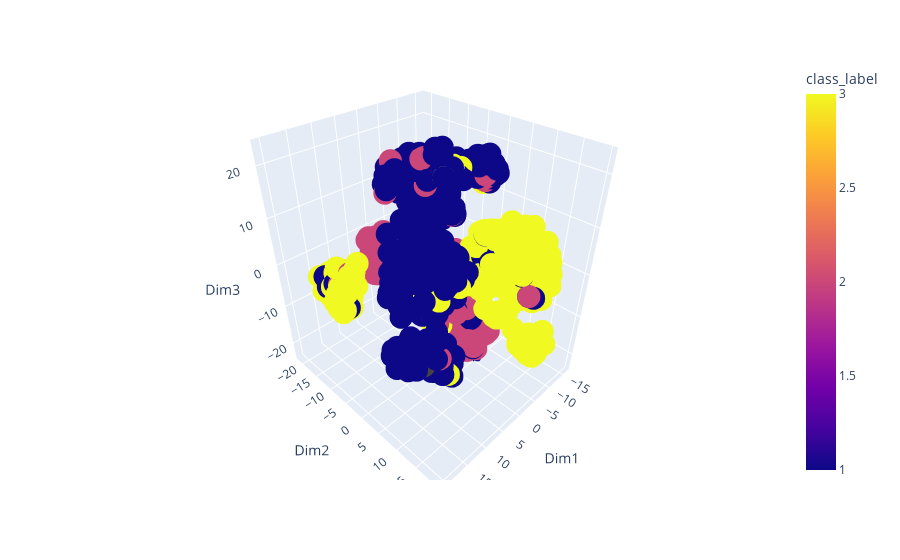

Notebook source saved alongside this figure:
### Code cell
import plotly.express as px

# Create a DataFrame with the reduced dimensions and class labels
df_reduced = pd.DataFrame(X_reduced, columns=['Dim1', 'Dim2','Dim3'])
df_reduced['class_label'] = y

fig = px.scatter_3d(df_reduced, x='Dim1', y='Dim2',z='Dim3',color='class_label')
fig.show()

### Figure 1 — Plotly figure (JSON) as saved in the notebook; plotly's stock layout.template omitted (floating-point values rounded to 4 significant figures; data arrays with more than 128 entries replaced by an {"elided": "..."} marker saying what was removed)
{"data": [{"hovertemplate": "Dim1=%{x}<br>Dim2=%{y}<br>Dim3=%{z}<br>class_label=%{marker.color}<extra></extra>", "legendgroup": "", "marker": {"color": {"elided": "1715 int values"}, "coloraxis": "coloraxis", "symbol": "circle"}, "mode": "markers", "name": "", "scene": "scene", "showlegend": false, "type": "scatter3d", "x": {"elided": "1715 float values"}, "y": {"elided": "1715 float values"}, "z": {"elided": "1715 float values"}}], "layout": {"coloraxis": {"colorbar": {"title": {"text": "class_label"}}, "colorscale": [[0, "#0d0887"], [0.1111, "#46039f"], [0.2222, "#7201a8"], [0.3333, "#9c179e"], [0.4444, "#bd3786"], [0.5556, "#d8576b"], [0.6667, "#ed7953"], [0.7778, "#fb9f3a"], [0.8889, "#fdca26"], [1, "#f0f921"]]}, "legend": {"tracegroupgap": 0}, "margin": {"t": 60}, "scene": {"domain": {"x": [0, 1], "y": [0, 1]}, "xaxis": {"title": {"text": "Dim1"}}, "yaxis": {"title": {"text": "Dim2"}}, "zaxis": {"title": {"text": "Dim3"}}}}}
